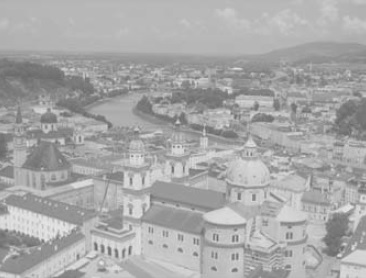
#> input picture Codigos/Clase 4/imagen2.jpg, 366 x 278 px, found by its file name
$ jupyter execute --allow-errors tareas_cortas_bloque2.ipynb   (shell and % lines are left out)   (older library calls are emulated)
#> lines starting #> are read from the running program, lines starting #| are printed output that depends on the picture; after the words box and inside, x2 and y2 are one past the last pixel; in counts of white or black regions, pixels touching at a corner belong together
# Preguntas del catálogo #2 - PAID

## Ignacio Grané Rojas - 2019380056
## Avance de tareas cortas
## Bloque 2

### Instalaciones previas

### Imports necesarios

[cell 1]
import cv2
import numpy as np
import matplotlib.pyplot as plt

## Pregunta #1

#> (a cell that did not finish here is left out)

## Pregunta #2

[cell 3]
# Cargar la ruta de imagen
image_path = 'columnas.jpg'

# Cargar la imagen en escala de grises
image = cv2.imread(image_path, cv2.IMREAD_GRAYSCALE)

# Aplicar el filtro Laplaciano
#> (the rest of this cell did not finish here and is left out)

## Pregunta #3

[cell 4]
def apply_filter(img, filter):
    dft = cv2.dft(np.float32(img), flags=cv2.DFT_COMPLEX_OUTPUT)
    dft_shift = np.fft.fftshift(dft)
    filtered = dft_shift * filter[:, :, np.newaxis]
    f_ishift = np.fft.ifftshift(filtered)
    img_back = cv2.idft(f_ishift)
    img_back = cv2.magnitude(img_back[:, :, 0], img_back[:, :, 1])
    return img_back

def create_ideal_lpf(shape, D0):
    rows, cols = shape
    crow, ccol = rows // 2, cols // 2
    mask = np.zeros((rows, cols), np.uint8)
    center = (crow, ccol)
    for x in range(cols):
        for y in range(rows):
            if np.sqrt((x - ccol)**2 + (y - crow)**2) <= D0:
                mask[y, x] = 1
    return mask

def create_gaussian_lpf(shape, sigma):
    rows, cols = shape
    crow, ccol = rows // 2, cols // 2
    x, y = np.ogrid[:rows, :cols]
    mask = np.exp(-((x - crow)**2 + (y - ccol)**2) / (2 * sigma**2))
    return mask

def create_butterworth_lpf(shape, D0, n):
    rows, cols = shape
    crow, ccol = rows // 2, cols // 2
    x, y = np.ogrid[:rows, :cols]
    d = np.sqrt((x - crow)**2 + (y - ccol)**2)
    mask = 1 / (1 + (d / D0)**(2 * n))
    return mask

def create_hpf_from_lpf(lpf):
    return 1 - lpf

# Cargar imagen
image_path = 'edificio.jpg'
img = cv2.imread(image_path, cv2.IMREAD_GRAYSCALE)

# Parámetros
D0 = 30
sigma = 10
n = 2

# Crear filtros
#> (the rest of this cell did not finish here and is left out)

## Pregunta #4

[cell 5]
def binaria(image, threshold=0.5):
    gray_image = cv2.cvtColor(image, cv2.COLOR_BGR2GRAY) # Convertir imagen a escala de grises
    _, binary_image = cv2.threshold(gray_image, threshold * 255, 255, cv2.THRESH_BINARY) # Umbralizar para convertirla en binaria
    return binary_image

# Cargar las imágenes
A = cv2.imread('imagen2.jpg')
#> A is the input picture: shape (278, 366, 3); min 101, max 231, mean 168.2
B = cv2.imread('imagen3.jpg')
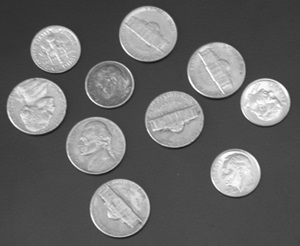
#> input picture Codigos/Clase 4/imagen3.jpg, 300 x 246 px, found by its file name
#> B is the input picture: shape (246, 300, 3); min 20, max 255, mean 103

# Convertir las imágenes a formato binario
A = binaria(A)
#> in binaria, `_, binary_image = cv2.threshold(gray_image, threshold * 255, 255, cv2...`:
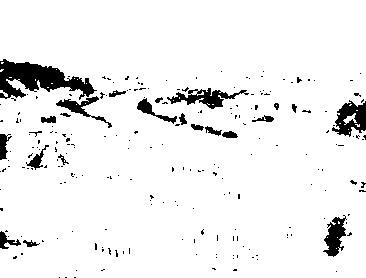
#> binary_image: shape (278, 366); 93.7% white; 225 black regions (202 under 20 px), largest, box (x1, y1, x2, y2) and area: (0, 59, 97, 100) 1933, (332, 100, 366, 137) 714, (167, 88, 249, 109) 654
B = binaria(B)
#> call 2 of binaria, with threshold = 0.5
#> in binaria (call 2), `_, binary_image = cv2.threshold(gray_image, threshold * 255, 255, cv2...`:
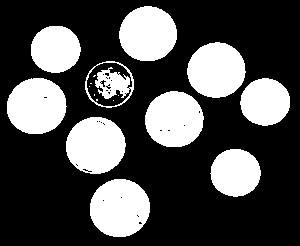
#> binary_image: shape (246, 300); 30.1% white; 17 white regions (7 under 20 px), largest, box (x1, y1, x2, y2) and area: (90, 179, 150, 237) 2745, (66, 117, 126, 174) 2660, (7, 78, 67, 134) 2645

# Crear una figura para mostrar los resultados
plt.figure(figsize=(12, 8))

# Mostrar A
plt.subplot(2, 3, 1)
plt.imshow(A, cmap='gray')
plt.title('A')

# Mostrar B
plt.subplot(2, 3, 2)
plt.imshow(B, cmap='gray')
plt.title('B')

# Intersección de A y B
#> (the rest of this cell did not finish here and is left out)
